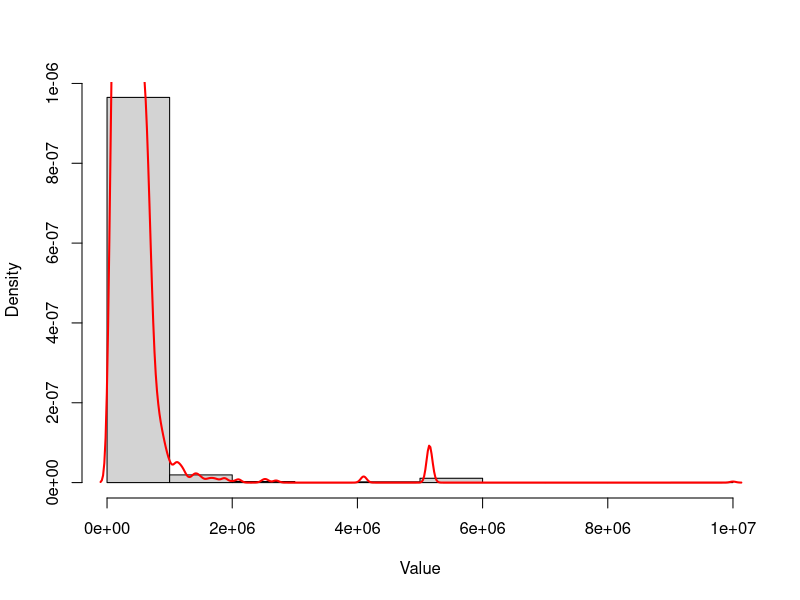
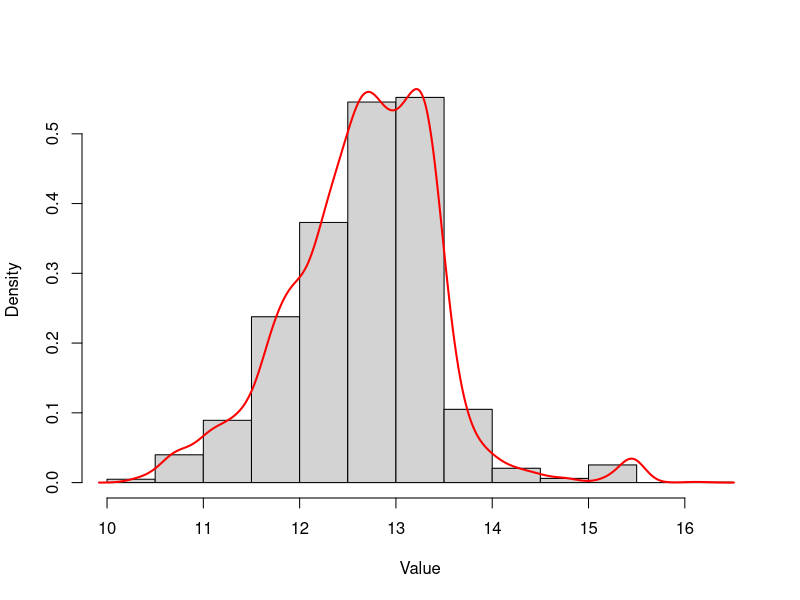
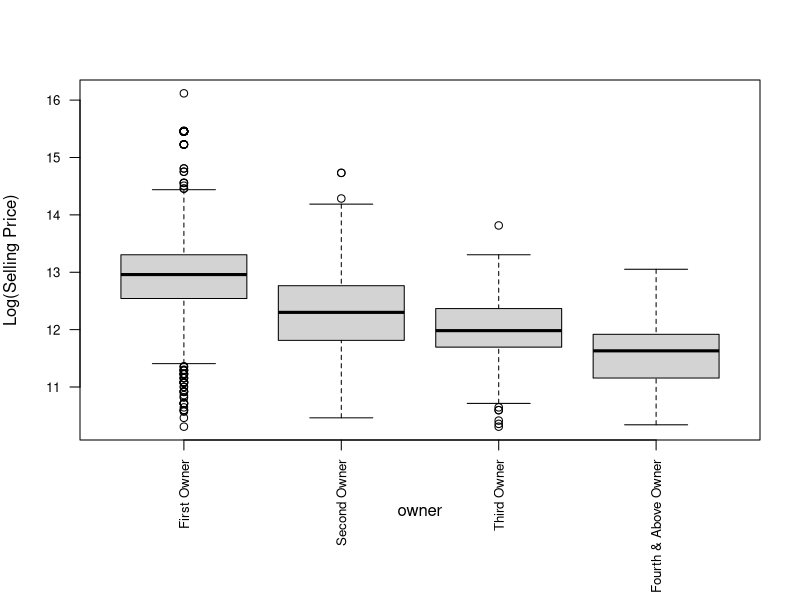

Here is the R script that generated these plots, in order: (Note: this script raises an error after producing the figures.)
## ---- chunk 1
# all library load statements here
library(caret)
library(knitr)
r.version <- "4.3.2"
seed.val <- 123456
## ---- chunk 2
data.df <- read.csv("dataset3.csv")
data.df <- na.omit(data.df)
data.df$transmission <- factor(data.df$transmission)
data.df$owner <- factor(data.df$owner)
data.df$seller_type <- factor(data.df$seller_type)
## ---- chunk 3
label = c("First Owner","Second Owner", "Third Owner","Fourth & Above Owner")
count = c("2204","801","233","76")
owner.tbl <- cbind(label,count)
kable(owner.tbl, caption = "Owner Comparison")
## ---- chunk 4
hist(data.df$selling_price, freq = FALSE, main = "", xlab = "Value",ylab = "Density")

lines(density(data.df$selling_price),col = "red",lwd=2)
## ---- chunk 5
# table of descriptive stats for the overall life expectancy
statistics <- c("Min", "Mean","Median","StdDev","Max")
mn<-min(data.df$selling_price)
mx<-max(data.df$selling_price)
avg<-round(mean(data.df$selling_price), 2)
md<-median(data.df$selling_price)
std<-round(sd(data.df$selling_price), 2)
value <- c(mn,avg,md,std,mx)
st.tbl <- cbind(statistics, value)
kable(st.tbl, caption="Overall Selling Price Descriptive Stats")
## ---- chunk 6

hist(log(data.df$selling_price), freq = FALSE, main = "", xlab = "Value",ylab = "Density")

lines(density(log(data.df$selling_price)),col = "red",lwd=2)


## ---- chunk 7
data.df$owner <- trimws(data.df$owner)  # remove any stray spaces

data.df$owner <- factor(data.df$owner,levels = c("First Owner", "Second Owner", "Third Owner", "Fourth & Above Owner"))

par(mar = c(8,4,4,2))
boxplot(log(selling_price)~owner,data = data.df,main="",ylab = "Log(Selling Price)",las=2,cex.axis=0.8)

## ---- chunk 8
# table of descriptive stats for the overall life expectancy
statistics <- c("Min", "Mean","Median","StdDev","Max")
#developed
data1<-first.df$selling_price
mn1<-min(data1)
mx1<-max(data1)
avg1<-round(mean(data1), 2)
md1<-median(data1)
std1<-round(sd(data1), 2)
first <- c(mn1,avg1,md1,std1,mx1)
#developing
data2<-second.df$selling_price
mn2<-min(data2)
mx2<-max(data2)
avg2<-round(mean(data2), 2)
md2<-median(data2)
std2<-round(sd(data2), 2)
second <- c(mn2,avg2,md2,std2,mx2)

data3<-third.df$selling_price
mn3<-min(data3)
mx3<-max(data3)
avg3<-round(mean(data3), 2)
md3<-median(data3)
std3<-round(sd(data3), 2)
third <- c(mn3,avg3,md3,std3,mx3)

data4<-fourth.df$selling_price
mn4<-min(data4)
mx4<-max(data4)
avg4<-round(mean(data4), 2)
md4<-median(data4)
std4<-round(sd(data4), 2)
fourth <- c(mn4,avg4,md4,std4,mx4)

tble.df<- data.frame(statistic, first, second, third, fourth)
kable(tble.df, caption="Selling Price per Status Descriptive Stats")

## ---- chunk 9
anova_result <- aov(log(selling_price)~owner,data = data.df)
TukeyHSD(anova_result)
